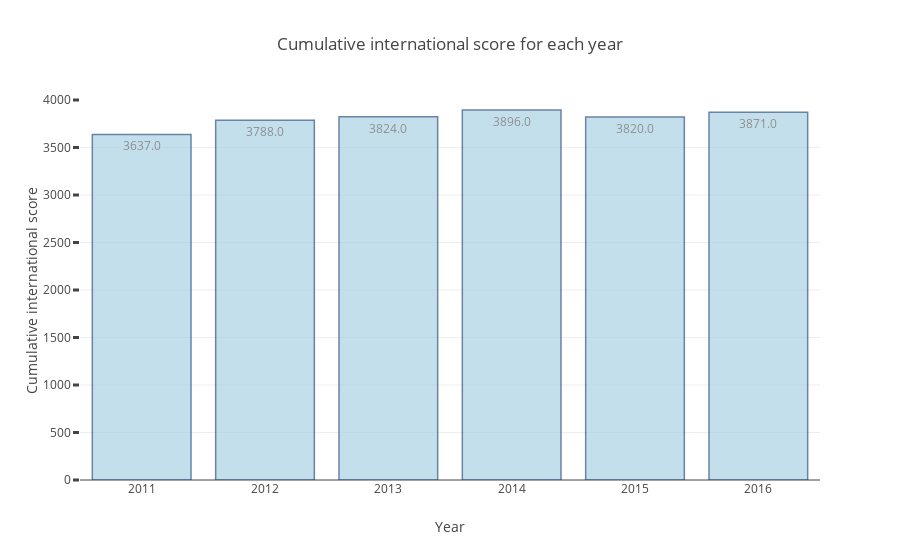

The code cell stored with this chart in its notebook:
### Code cell
x = years
y = [sum(intscores[0]), sum(intscores[1]), sum(intscores[2]), sum(intscores[3]), sum(intscores[4]), sum(intscores[5])]

data = [go.Bar(
            x=x,
            y=y,
            text=y,
            textposition = 'auto',
            marker=dict(
                color='rgb(158,202,225)',
                line=dict(
                    color='rgb(8,48,107)',
                    width=1.5),
            ),
            opacity=0.6
        )]
layout = go.Layout(
    title = 'Cumulative international score for each year',
    yaxis = go.layout.YAxis(
        range=[0, 4000],
        title = 'Cumulative international score',
        ticklen= 6,
        tickwidth= 3
    ),
    xaxis = go.layout.XAxis(
        title = 'Year'
    )
    
)

fig = go.Figure(data=data, layout=layout)
iplot(fig, filename='bar-direct-labels')

### Figure 1 — Plotly figure (JSON) as saved in the notebook; plotly's stock layout.template omitted (floating-point values rounded to 4 significant figures)
{"data": [{"marker": {"color": "rgb(158,202,225)", "line": {"color": "rgb(8,48,107)", "width": 1.5}}, "opacity": 0.6, "text": ["3637.0", "3788.0", "3824.0", "3896.0", "3820.0", "3871.0"], "textposition": "auto", "type": "bar", "uid": "455a7d1c-b02b-43da-aae2-dc552f882dcf", "x": [2011, 2012, 2013, 2014, 2015, 2016], "y": [3637, 3788, 3824, 3896, 3820, 3871]}], "layout": {"title": {"text": "Cumulative international score for each year"}, "xaxis": {"title": {"text": "Year"}}, "yaxis": {"range": [0, 4000], "ticklen": 6, "tickwidth": 3, "title": {"text": "Cumulative international score"}}}}
